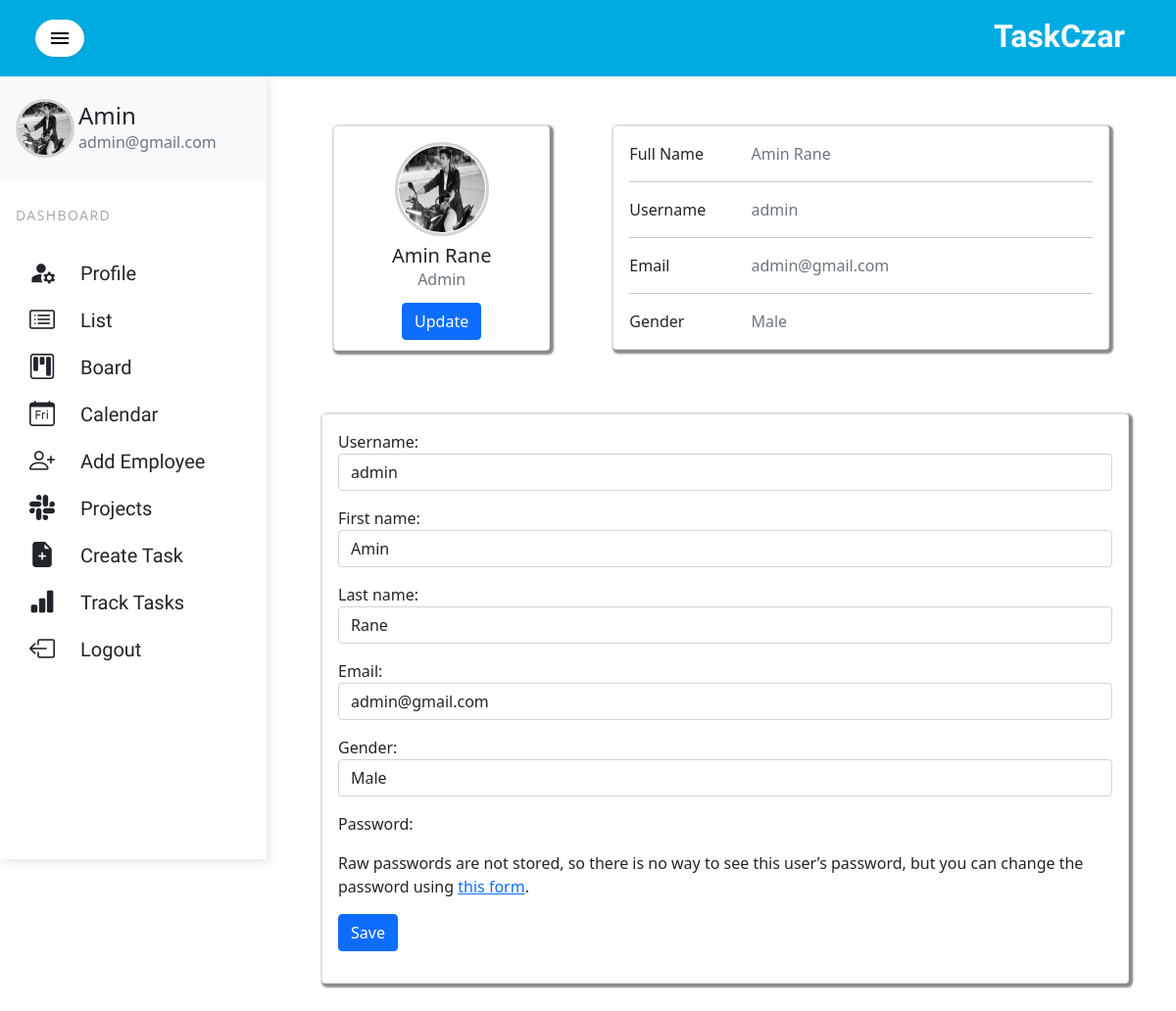
/update-profile/ (signed in), run on the app's committed database.
### employee/models.py (models this page shows, shortened)
class Employee(AbstractUser):
    username = models.CharField(unique=True, max_length=30, blank=True, null=True)
    first_name = models.CharField(max_length=15, blank=True, null=True)
    last_name = models.CharField(max_length=15, blank=True, null=True)
    def full_name(self):
        return f'{self.first_name} {self.last_name}'
    ROLE = [
        ('Admin', 'Admin'),
        ('Project Manager', 'Project Manager'),
        ('Employee', 'Employee')
    ]
    role = models.CharField(max_length=30, choices=ROLE, null=True, blank=True)
    email = models.EmailField(blank=True, null=True)
    created_at = models.DateTimeField(auto_now_add=True)
    Gender = [
        ('Male', 'Male'),
        ('Female', 'Female'),
        ('Other', 'Other')
    ]
    gender = models.CharField(max_length=30, choices=Gender, null=True, blank=True)
    USERNAME_FIELD = 'username'
    REQUIRED_FIELDS = ["first_name", "last_name", "role"]
    def is_admin(self):
        return True if (self.role == "Admin") else False

class EmployeeProfile(models.Model):
    user = models.OneToOneField(Employee, on_delete=models.CASCADE)
    profile_picture = models.ImageField(default='user-profile-default.png', upload_to='profile_pictures')

### employee/views.py (the view)
# urls.py: path('update-profile/', views.update_profile_page, name="update-profile"),
@login_required(login_url='login')
def update_profile_page(request):
    employee = request.user
    form = EmployeeChangeForm(instance=employee)
    if request.method == 'POST':
        form = EmployeeChangeForm(request.POST, request.FILES, instance=employee)
        if form.is_valid():
            form.save()
            return redirect('profile')
    context = {'form': form}
    return render(request, 'employee/update_user.html', context)

### employee/forms.py
class EmployeeChangeForm(UserChangeForm):
    class Meta:
        model = Employee
        fields = ['username', 'first_name', 'last_name', 'email', 'gender']

### employee/templates/employee/update_user.html (shortened to what this page needs)
{% extends 'employee/profile.html' %}
{% block updateform %}
<div class="card card-body" style="box-shadow:2px 2px 2px 2px rgba(97,98,98,0.75)">
<form action="" method="Post">
	{{ form.as_p }}
	<div class="form-group">
		<button type="submit" class="btn btn-primary">Save</button>
	</div>
</form>
    </div>
{%endblock updateform %}

### employee/templates/employee/profile.html (shortened to what this page needs)
{% extends 'employee/index.html' %}
{% block content %}
<div class="row" >
    <div class="col-md-4" style="padding:2em;padding-top:0.5em">
        <div class="card card-body text-center" style="box-shadow:2px 2px 2px 2px rgba(97,98,98,0.75);padding-bottom:2px">
            {% if request.user.employeeprofile.profile_picture %}
            <img onclick="location.href='{% url 'update-profile-picture' %}'" class="rounded-circle" style="border: 3px solid lightgrey;margin-left: auto;margin-right: auto;padding:1px"
             height="96" width="96" src="{{ request.user.employeeprofile.profile_picture.url }}">
        {% endif %}
            <h5 class="mt-2 mb-0">{{request.user.full_name}}</h5>
            <p class="text-muted mb-1">{{request.user.role}}</p>
            <div class="d-flex justify-content-center mb-2 mt-2">
              <a href="{% url 'update-profile' %}"><button type="button" class="btn btn-primary">Update</button></a>
            </div>
          </div>
        </div>
      <div class="col-md-8" style="padding:2em;padding-top:0.5em">
        <div class="card card-body" style="box-shadow:2px 2px 2px 2px rgba(97,98,98,0.75)">
            <div class="row">
              <div class="col-sm-3">
                <p class="mb-0">Full Name</p>
              </div>
              <div class="col-sm-9">
                <p class="text-muted mb-0">{{request.user.first_name}} {{request.user.last_name}}</p>
              </div>
            </div>
            <hr>
            <div class="row">
              <div class="col-sm-3">
                <p class="mb-0">Username</p>
              </div>
              <div class="col-sm-9">
                <p class="text-muted mb-0">{{request.user.username}}</p>
              </div>
            </div>
            <hr>
            <div class="row">
              <div class="col-sm-3">
                <p class="mb-0">Email</p>
              </div>
              <div class="col-sm-9">
                <p class="text-muted mb-0">{{request.user.email}}</p>
              </div>
            </div>
            <hr>
            <div class="row">
              <div class="col-sm-3">
                <p class="mb-0">Gender</p>
              </div>
            <div class="col-sm-9">
                <p class="text-muted mb-0">{{request.user.gender}}</p>
              </div>
            </div>
          </div>
        </div>
<div class="row" style="padding:2em;padding-right:0em">
{% block updateform %}{%endblock updateform %}
</div>
  {%endblock%}

### employee/templates/employee/sidebar.html (shortened to what this page needs)
{% load static %}
<div class="vertical-nav bg-white " id="sidebar">
  <div class="py-4 px-3 mb-4 bg-light">
    <div class="media d-flex align-items-center">
        {% if request.user.employeeprofile.profile_picture.url %}
        <img class="rounded-circle" style="border: 3px solid lightgrey" height="60" width="60"
             src="{{ request.user.employeeprofile.profile_picture.url }}">
            {% else %}
      <i class="material-icons md-48">account_circle</i>
        {% endif %}
      <div class="media-body ms-1">
        <h4 class="m-0 user-name">{{request.user.first_name}}</h4>
        <p class="font-weight-normal text-muted mb-0">{{request.user.email}}</p>
      </div>
    </div>
  </div>
  <p class="text-gray font-weight-bold text-uppercase px-3 small pb-4 mb-0">Dashboard</p>
  <ul class="nav flex-column bg-white mb-0">
      <li class="nav-item side">
        <a href="{% url 'profile' %}" class="nav-link text-dark">
            <div class="row list" >
                <div class="col-sm-3 list">
                    <i class="material-icons" style="font-size:1.1em ">manage_accounts</i>
                </div>
                <div class="col-sm-9 list">
                    Profile
                </div>
            </div>
        </a>
    </li>
    <li class="nav-item  side">
        <a href="{% url 'list' %}" class="nav-link text-dark">
            <div class="row list" >
                <div class="col-sm-3 list">
                    <i class="bi bi-card-list"></i>
                </div>
                <div class="col-sm-9 list">
                    List
                </div>
            </div>
        </a>
    </li>
      <li class="nav-item side">
        <a href="{% url 'board' %}" class="nav-link side text-dark">
            <div class="row list" >
                <div class="col-sm-3 list">
                    <i class="bi bi-kanban"></i>
                </div>
                <div class="col-sm-9 list">
                   Board
                </div>
            </div>
        </a>
      </li>
      <li class="nav-item side">
        <a href="{% url 'calendar' %}" class="nav-link side text-dark">
            <div class="row list" >
                <div class="col-sm-3 list">
                    <i class="bi bi-calendar-day"></i>
                </div>
                <div class="col-sm-9 list">
                   Calendar
                </div>
            </div>
        </a>
      </li>
      {% if request.user.is_admin %}
      <li class="nav-item side">
        <a href="{% url 'register' %}" class="nav-link side text-dark">
            <div class="row list" >
                <div class="col-sm-3 list">
                    <i class="bi bi-person-plus"></i>
                </div>
                <div class="col-sm-9 list">
                   Add Employee
                </div>
            </div>
        </a>
      </li>
      <li class="nav-item side">
        <a href="{% url 'project-list' %}" class="nav-link side text-dark">
            <div class="row list" >
                <div class="col-sm-3 list">
                    <i class="bi bi-slack"></i>
                </div>
                <div class="col-sm-9 list">
                   Projects
                </div>
            </div>
        </a>
      </li>
      {% endif %}
      <li class="nav-item side">
           {% if request.user.is_admin or request.user.is_project_manager %}
        <a href="#" class="nav-link side text-dark" data-bs-toggle="modal" data-bs-target="#exampleModal">
            <div class="row list" >
                <div class="col-sm-3 list" style="padding-left:1em">
                    <i class="bi bi-file-earmark-plus-fill"></i>
                </div>
                <div class="col-sm-9 list">
                   Create Task
                </div>
            </div>
        </a>
          {% endif %}
      </li>
    {% if request.user.is_admin %}
      <li class="nav-item side">
        <a href="{% url 'employee-details' %}" class="nav-link side text-dark">
            <div class="row list" >
                <div class="col-sm-3 list">
                    <i class="bi bi-bar-chart-fill"></i>
                </div>
                <div class="col-sm-9 list">
                   Track Tasks
                </div>
            </div>
        </a>
      </li>
  {% endif %}
      <li class="nav-item side">
        <a href="{% url 'logout' %}" class="nav-link side text-dark">
            <div class="row list" >
                <div class="col-sm-3 list">
                    <i class="bi bi-box-arrow-left"></i>
                </div>
                <div class="col-sm-9 list">
                   Logout
                </div>
            </div>
        </a>
      </li>
  </ul>
</div>

### employee/templates/employee/index.html (style rules this page uses)
body { background-color: #f3efef; min-height: 100vh; overflow-x: hidden; }
.vertical-nav { min-width: 17rem; width: 17rem; height: 100vh; position: fixed; top: 4.8rem; left: 0; box-shadow: 3px 3px 10px rgba(0, 0, 0, 0.1); transition: all 0.4s; }
.text-uppercase { letter-spacing: 0.1em; }
.text-gray { color: #aaa; }
.user-name { text-transform: capitalize; }
.nav-link { text-transform: capitalize; }
.row.list { height:2em; }
.col-sm-3.list { align-items: center; font-size:26px; padding-top:3px; padding-left:1em; }
.col-sm-9.list { padding-top:2px; font-size: 20px; font-family: 'Acme', sans-serif; }

### data on the page
Employee: user.employeeprofile.profile_picture (picture), user.first_name "Amin", user.email "admin@gmail.com", user.full_name "Amin Rane", user.role "Admin", user.last_name "Rane", user.username "admin", user.gender "Male", username "admin", first_name "Amin", last_name "Rane", email "admin@gmail.com", gender "Male"
